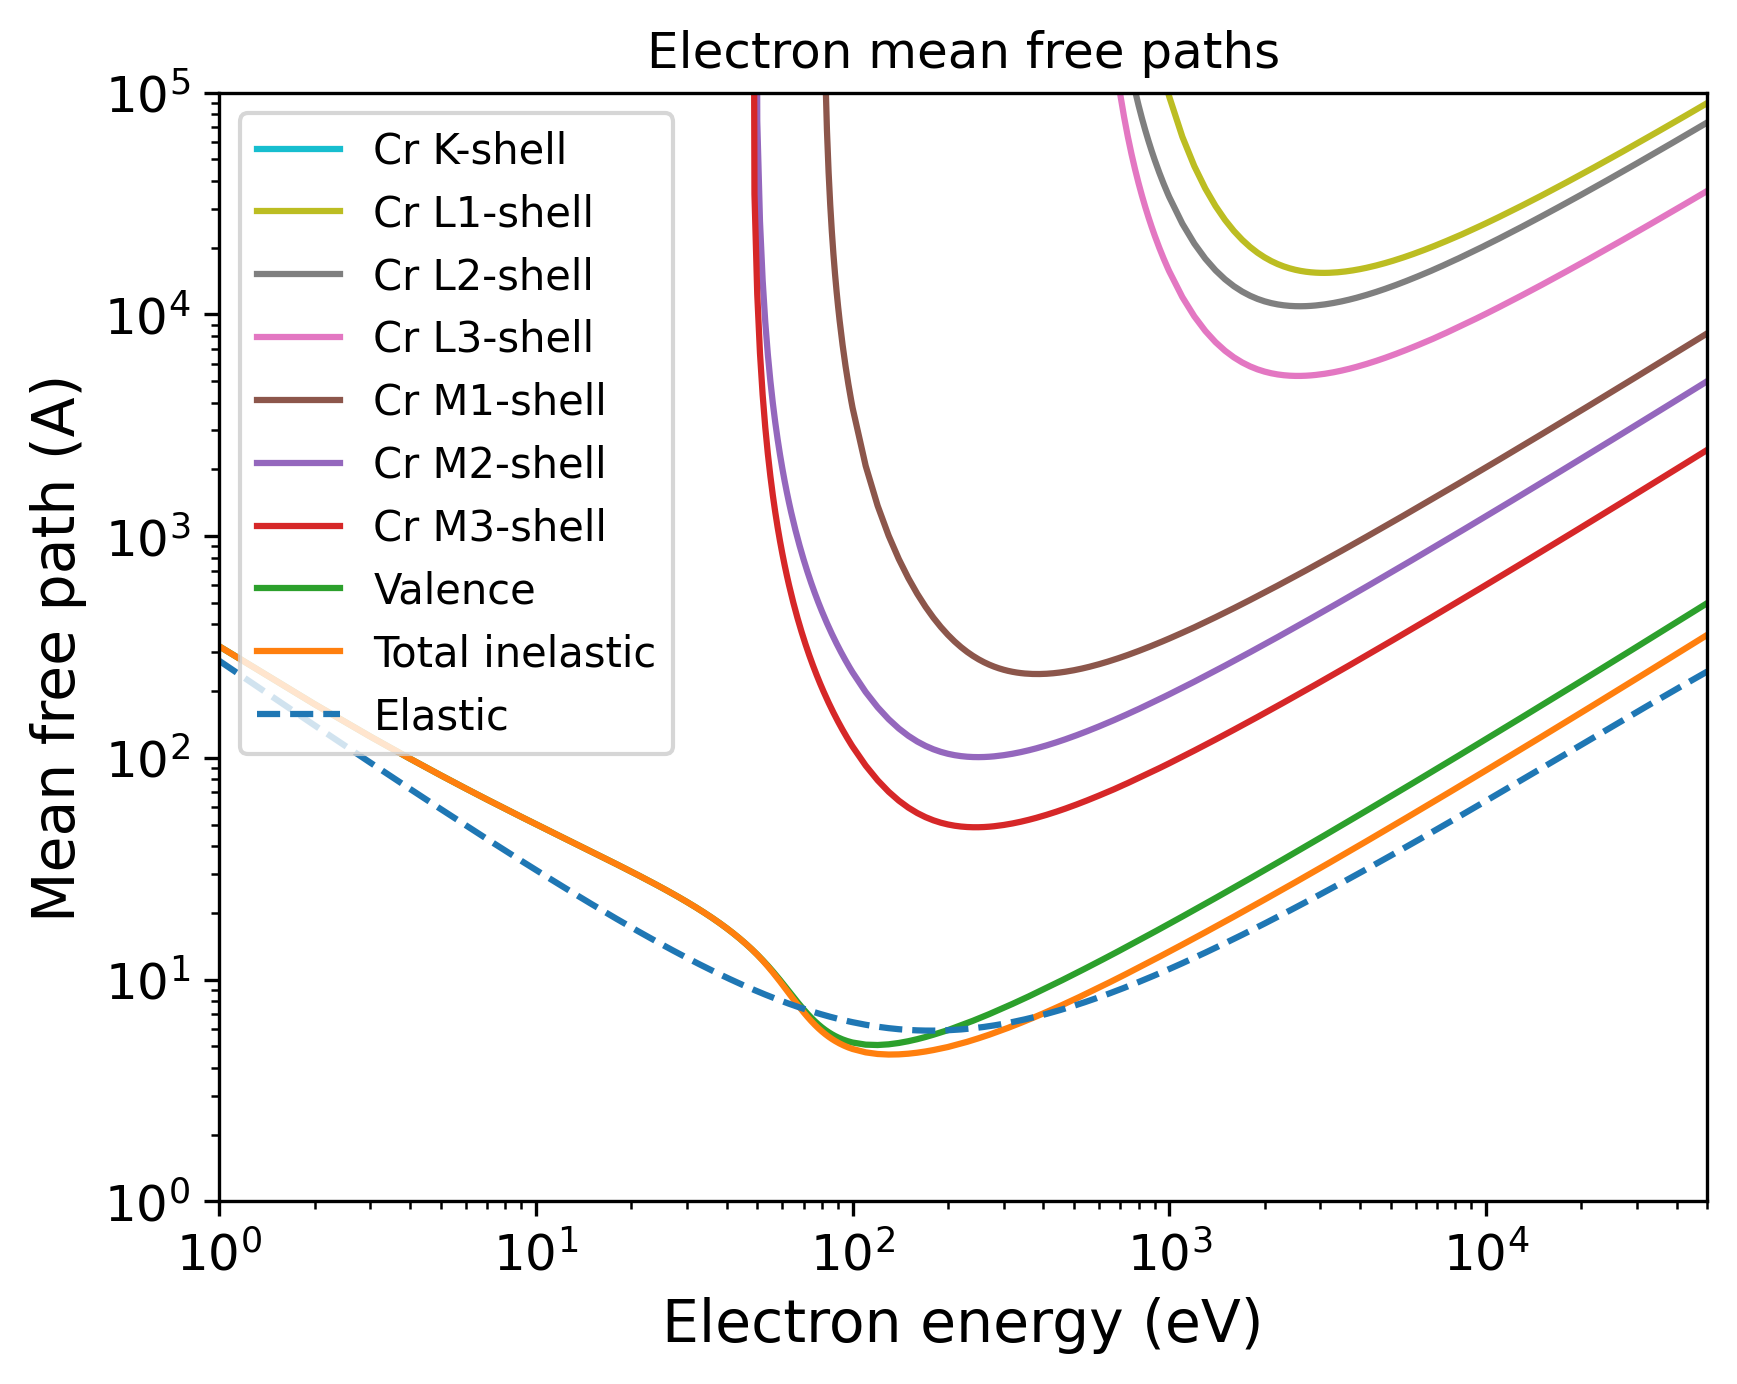

The Python source for this figure:
import pandas as pd
import numpy as np
import matplotlib.pyplot as plt
import matplotlib.cm as cm
# Set the format:
plt.xlabel("Electron energy (eV)", fontsize=14)
plt.ylabel("Mean free path (A)", fontsize=14)
plt.xticks(fontsize=12)
plt.yticks(fontsize=12)
plt.grid(False)
# Set the axes:
# Read the output file:
df = pd.read_csv(r"OUTPUT_Cr_Pm3n_Electron_IMFP.dat", sep=r'\s+', header=None, comment="#", skipinitialspace=True)
plt.xscale("log")
plt.yscale("log")
# Prepare the plot:
columns_to_plot = [ 1, 2, 3, 4, 5, 6, 7, 8, 9]
labels = [ "Cr K-shell", "Cr L1-shell", "Cr L2-shell", "Cr L3-shell", "Cr M1-shell", "Cr M2-shell", "Cr M3-shell", "Valence", "Total inelastic"]
# Create N distinct colors from a colormap
N = len(columns_to_plot)
colors = plt.cm.tab10(np.linspace(1, 0, 10))
# Set line styles:
linestyles = [ "-", "-", "-", "-", "-", "-", "-", "-", "-"]
for i, col in enumerate(columns_to_plot):
    color = colors[i % len(colors)]
    ls    = linestyles[i % len(linestyles)]
    label = labels[i % len(labels)]
    plt.plot(df.iloc[:, 0], df.iloc[:, col],
    color=color,
    label=label,
    linestyle=ls)
# Add a curve from the second file
df2 = pd.read_csv(r"OUTPUT_Cr_Pm3n_Electron_EMFP.dat", sep=r'\s+', header=None, comment="#", skipinitialspace=True)
columns_to_plot2 = [ 2]
labels2 = [ "Elastic"]
# Create second part of the plot:
for col, label in zip(columns_to_plot2, labels2):
    plt.plot(df2.iloc[:, 0], df2.iloc[:, col], label=label, linestyle="--")
plt.xlim(1.00000000,50000.00000000)
plt.ylim(1.00000000,100000.00000000)
plt.title("Electron mean free paths")
plt.legend(loc="best", fontsize=10)
# Save the plot in this format:
plt.savefig("OUTPUT_MFP_electron.png", dpi=300, bbox_inches="tight")
